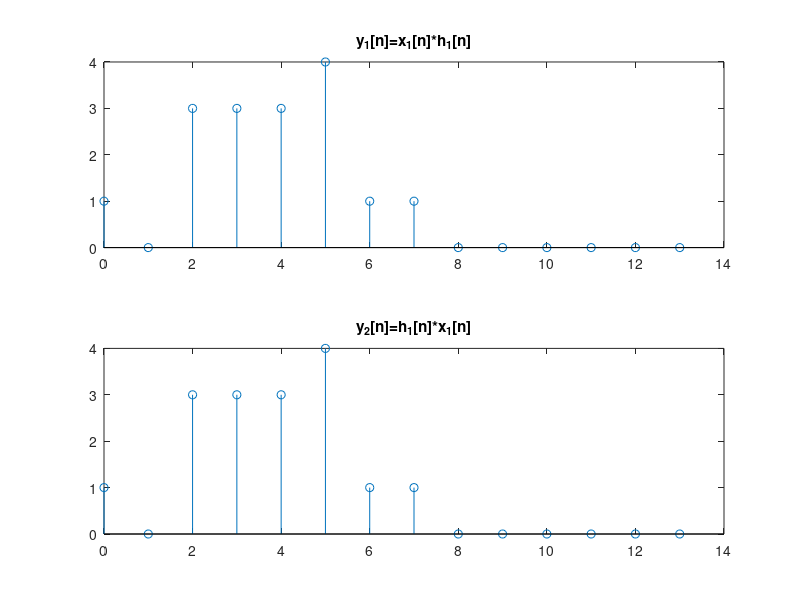

The MATLAB script that drew this image:
% Problem 2.4(b)

x1 = [1 1 1 1 0 0 0 0 0 0];
nx1 = 0:1:9;

h1 = [1 -1 3 0 1];
h2 = [0 2 5 4 -1];
nh1 = 0:1:4;

y1 = conv(x1, h1);
y2 = conv(h1, x1);
ny = nh1(1)+nx1(1):1:nh1(end)+nx1(end)

subplot(2,1,1), stem(ny, y1), title("y_1[n]=x_1[n]*h_1[n]");
subplot(2,1,2), stem(ny, y2), title("y_2[n]=h_1[n]*x_1[n]");

saveas(gcf, "plots/P2_4_b_out.png");
close;